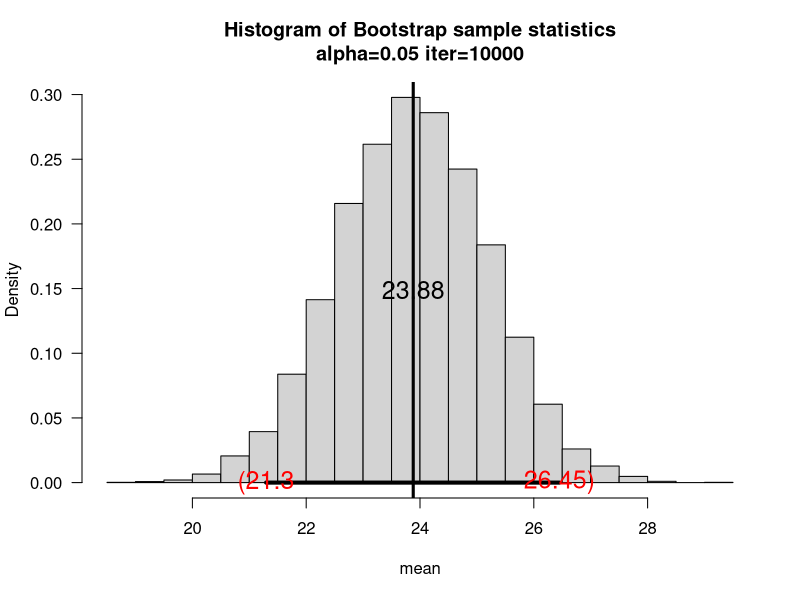
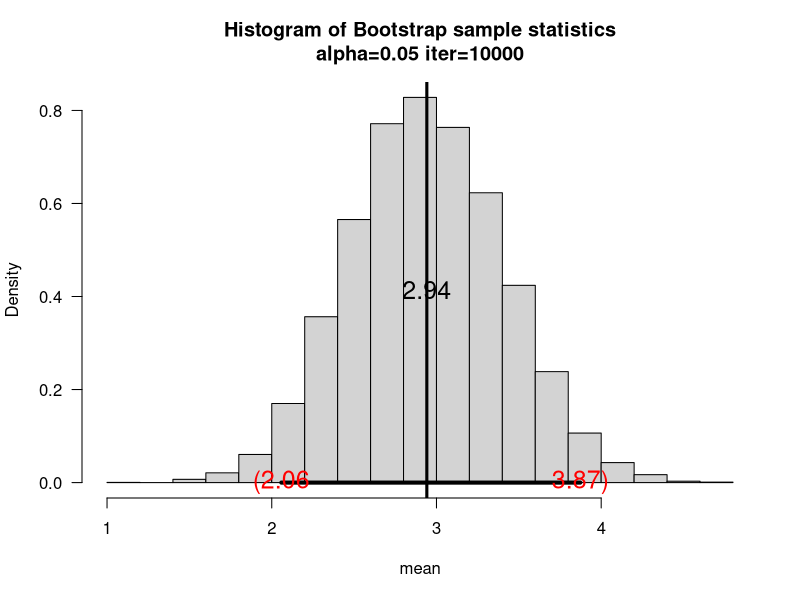
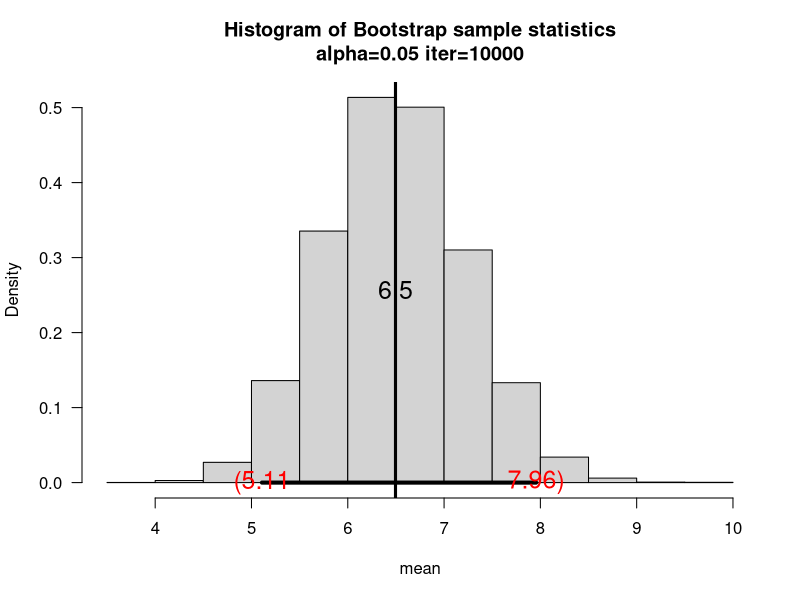
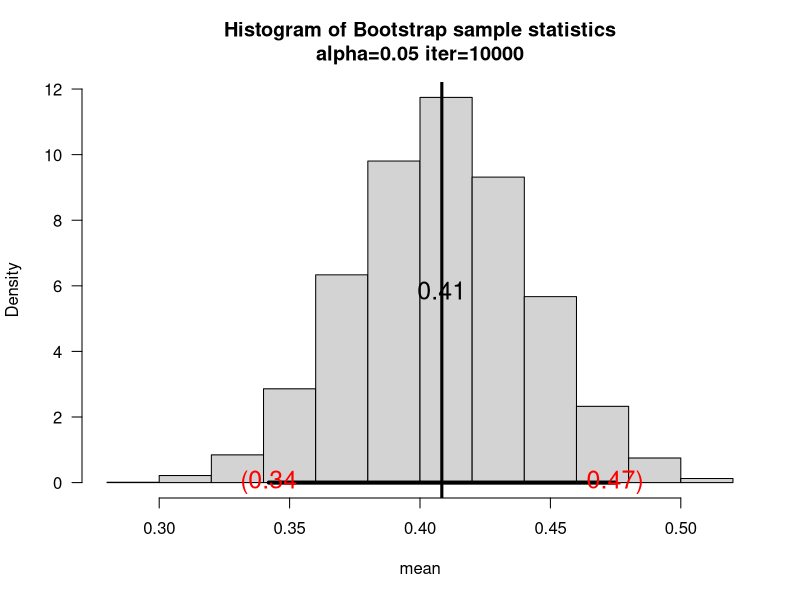
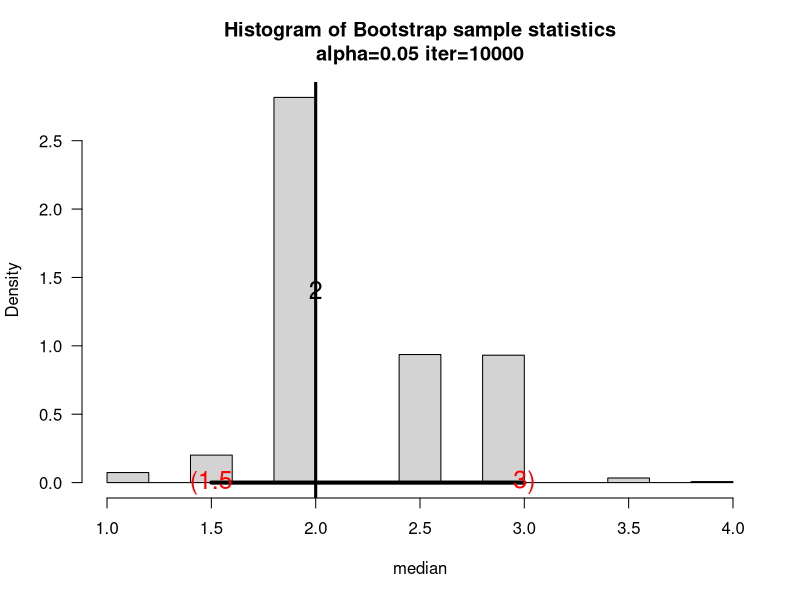
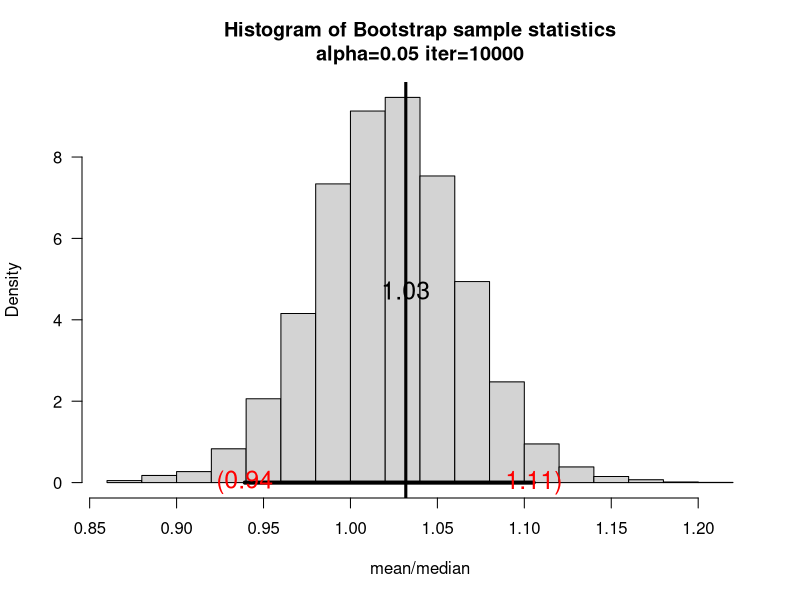
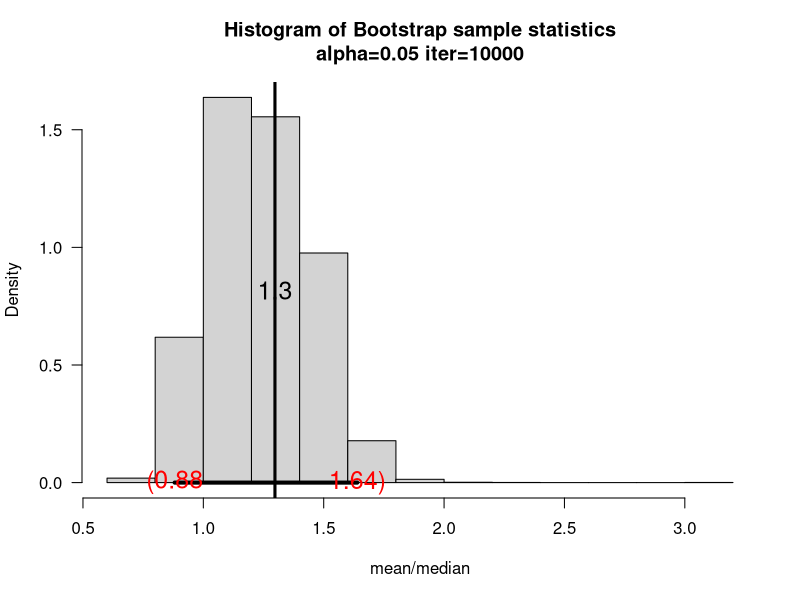
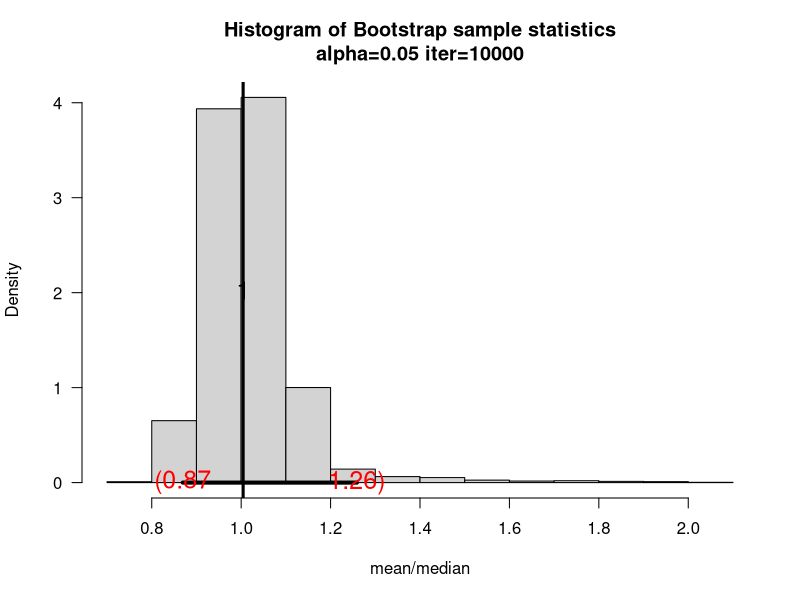

Write the R code that produced these figures, in order.
## ---- chunk 1
knitr::opts_chunk$set(echo = TRUE)
## ---- chunk 2
getwd()
## ---- chunk 3
set.seed(35) 
sam=round(rnorm(20,mean=10,sd=4),2)
unique(sample(sam,20,replace=TRUE)) 
## ---- chunk 4
unique(sample(sam,20,replace=TRUE))
## ---- chunk 5
unique(sample(sam,20,replace=TRUE))
## ---- chunk 6
unique(sample(sam,20,replace=TRUE))
## ---- chunk 7
unique(sample(sam,20,replace=TRUE))
## ---- chunk 8
unique(sample(sam,20,replace=FALSE))
## ---- chunk 9
unique(sample(sam,20,replace=FALSE))
## ---- chunk 10
unique(sample(sam,20,replace=FALSE))
## ---- chunk 11
unique(sample(sam,20,replace=FALSE))
## ---- chunk 12
unique(sample(sam,20,replace=FALSE))
## ---- chunk 13
## There is no randomness, when we use replace = FALSE as we get same original data but just different order. 
## ---- chunk 14
myboot2<-function(iter=10000,x,fun="mean",alpha=0.05,cx=1.5, xlab){  
n=length(x)   #sample size

y=sample(x,n*iter,replace=TRUE)
rs.mat=matrix(y,nr=n,nc=iter,byrow=TRUE)
xstat=apply(rs.mat,2,fun) # xstat is a vector and will have iter values in it 
ci=quantile(xstat,c(alpha/2,1-alpha/2))# Nice way to form a confidence interval
# A histogram follows
# The object para will contain the parameters used to make the histogram
para=hist(xstat,freq=FALSE,las=1,
main=paste("Histogram of Bootstrap sample statistics","\n","alpha=",alpha," iter=",iter,sep=""), xlab = xlab)

#mat will be a matrix that contains the data, this is done so that I can use apply()
mat=matrix(x,nr=length(x),nc=1,byrow=TRUE)

#pte is the point estimate
#This uses whatever fun is
pte=apply(mat,2,fun)
abline(v=pte,lwd=3,col="Black")# Vertical line
segments(ci[1],0,ci[2],0,lwd=4)      #Make the segment for the ci
text(ci[1],0,paste("(",round(ci[1],2),sep=""),col="Red",cex=cx)
text(ci[2],0,paste(round(ci[2],2),")",sep=""),col="Red",cex=cx)

text(pte,max(para$density)/2,round(pte,2),cex=cx)

invisible(list(ci=ci,fun=fun,x=x))
}

set.seed(39)
sam=rnorm(25,mean=25,sd=10)
graph = myboot2(x = sam, xlab = "mean")
## ---- chunk 15
mean(sam)
graph$ci
## ---- chunk 16
set.seed(30)
sam=rchisq(20,df=3)
graph = myboot2(x = sam, xlab = "mean")
## ---- chunk 17
mean(sam)
graph$ci
## ---- chunk 18
set.seed(40)
sam=rgamma(30,shape=2,scale=3)
graph = myboot2(x = sam, xlab = "mean")
## ---- chunk 19
mean(sam)
graph$ci
## ---- chunk 20
set.seed(10)
sam=rbeta(20,shape1=3,shape2=4)
graph = myboot2(x = sam, xlab = "mean")
## ---- chunk 21
mean(sam)
graph$ci
## ---- chunk 22
myboot2<-function(iter=10000,x,fun="mean",alpha=0.05,cx=1.5, xlab){  
n=length(x)   #sample size

y=sample(x,n*iter,replace=TRUE)
rs.mat=matrix(y,nr=n,nc=iter,byrow=TRUE)
xstat=apply(rs.mat,2,fun) # xstat is a vector and will have iter values in it 
ci=quantile(xstat,c(alpha/2,1-alpha/2))# Nice way to form a confidence interval
# A histogram follows
# The object para will contain the parameters used to make the histogram
para=hist(xstat,freq=FALSE,las=1,
main=paste("Histogram of Bootstrap sample statistics","\n","alpha=",alpha," iter=",iter,sep=""), xlab = xlab)

#mat will be a matrix that contains the data, this is done so that I can use apply()
mat=matrix(x,nr=length(x),nc=1,byrow=TRUE)

#pte is the point estimate
#This uses whatever fun is
pte=apply(mat,2,fun)
abline(v=pte,lwd=3,col="Black")# Vertical line
segments(ci[1],0,ci[2],0,lwd=4)      #Make the segment for the ci
text(ci[1],0,paste("(",round(ci[1],2),sep=""),col="Red",cex=cx)
text(ci[2],0,paste(round(ci[2],2),")",sep=""),col="Red",cex=cx)

# plot the point estimate 1/2 way up the density
text(pte,max(para$density)/2,round(pte,2),cex=cx)

list(ci=ci,fun=fun,x=x) 
}



sam=c(1,1,1,2,2,2,2,3,3,3,4,4)

myboot2(x=sam,fun= "median", xlab = "median")
## ---- chunk 23
meanMedian = function(x) {
  mean(x)/median(x)
}

set.seed(39)
sam=rnorm(25,mean=25,sd=10)
myboot2(x = sam, fun = "meanMedian", xlab = "mean/median")
## ---- chunk 24
set.seed(30)
sam=rchisq(20,df=3)
myboot2(x = sam, fun = "meanMedian", xlab = "mean/median")
## ---- chunk 25
set.seed(40)
sam=rgamma(30,shape=2,scale=3)
myboot2(x = sam, fun = "meanMedian", xlab = "mean/median")
## ---- chunk 26
set.seed(10)
sam=rbeta(20,shape1=3,shape2=4)
myboot2(x = sam, fun = "meanMedian", xlab = "mean/median")
## ---- chunk 27
set.seed(39)
sam=rnorm(25,mean=25,sd=10)
myboot2(x = sam, fun = "meanMedian", xlab = "mean/median", alpha = 0.3)
## ---- chunk 28
set.seed(30)
sam=rchisq(20,df=3)
myboot2(x = sam, fun = "meanMedian", xlab = "mean/median", alpha = 0.3)
## ---- chunk 29
set.seed(40)
sam=rgamma(30,shape=2,scale=3)
myboot2(x = sam, fun = "meanMedian", xlab = "mean/median", alpha = 0.3)
## ---- chunk 30
set.seed(10)
sam=rbeta(20,shape1=3,shape2=4)
myboot2(x = sam, fun = "meanMedian", xlab = "mean/median", alpha = 0.3)
## ---- chunk 31
sam=rcauchy(n = 20)
myboot2(x = sam, xlab = "mean", alpha = 0.2, iter = 10000)
## ---- chunk 32
sam = rexp(n = 20)
myboot2(x = sam, xlab = "mean", alpha = 0.2, iter = 10000)
## ---- chunk 33
sam = rpois(n = 20, lambda = 1)
myboot2(x = sam, xlab = "mean", alpha = 0.2, iter = 10000)
## ---- chunk 34
sam = rweibull(n = 20, shape = 1)
myboot2(x = sam, xlab = "mean", alpha = 0.2, iter = 10000)
## ---- chunk 35
set.seed(68)
sam=rnorm(20,mean=10,sd=4)
graph = myboot2(x = sam, fun = "median", xlab = "median")
## ---- chunk 36
graph = myboot2(x = sam, fun = "sd", xlab = "standard deviation")
## ---- chunk 37
graph = myboot2(x = sam, fun = "var", xlab = "variance")

## ---- chunk 38
graph = myboot2(x = sam, fun = "quantile", xlab = "quantile")

## ---- chunk 39
zAlpha = 4/sqrt(20)
range = qnorm(1-0.05/2,mean=0,sd=1)
upper = round(10 + range*zAlpha, 5)
lower = round(10 - range*zAlpha, 5)
print(paste("(", lower, ", ", upper, ")", sep = ""))
## ---- chunk 40
sam=rnorm(20,mean=10,sd=4)
graph = myboot2(x = sam, xlab = "mean")
